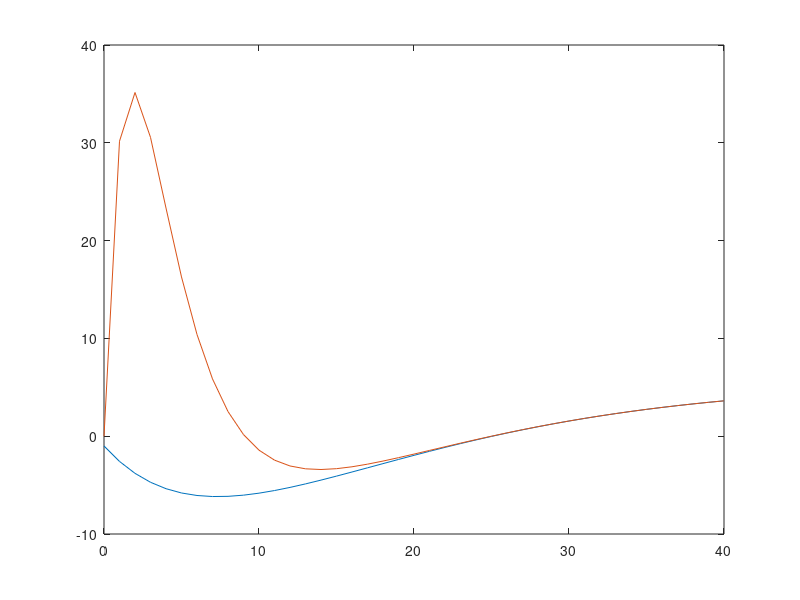

Reproduce this figure in MATLAB.
%  %1o Exemplo
%  A=[-1 0; 1 -1];
%  B=[2;0];
%  C=[0 0.5];
%  D=0;
%  L=acker(A',C',[-4 -4])'
%  eig(A-L*C)
 
 %2o Exemplo
 A =[1.8097 -0.8187; 1 0];
 B = [0.5; 0];
 C =[0.1810 -0.1810];
 D = 0;
 L=acker(A',C',[.5 .7])'
 eig(A-L*C)
 
 x=[-1;1]; % initial state
 xhat=[0;0]; % initial estimate
 XX=x;
 XXhat=xhat;
 T=40;
 UU=.1*ones(1,T); % input signal
 for k=0:T-1,
 u=UU(k+1);
 y=C*x+D*u;
 yhat=C*xhat+D*u;
 x=A*x+B*u;
 xhat=A*xhat+B*u+L*(y-yhat);
 XX=[XX,x];
 XXhat=[XXhat,xhat];
 end
 plot(0:T,[XX(1,:);XXhat(1,:)]);
 
     
